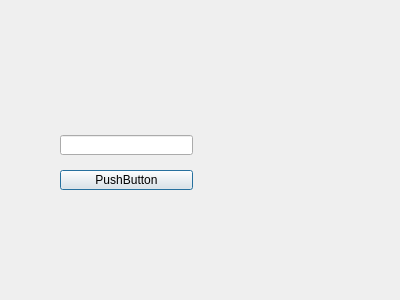
<?xml version="1.0" encoding="UTF-8"?>
<ui version="4.0">
 <class>Form1</class>
 <widget class="QDialog" name="Form1">
  <property name="geometry">
   <rect>
    <x>0</x>
    <y>0</y>
    <width>400</width>
    <height>300</height>
   </rect>
  </property>
  <property name="windowTitle">
   <string>Dialog</string>
  </property>
  <widget class="QLineEdit" name="textName">
   <property name="geometry">
    <rect>
     <x>60</x>
     <y>135</y>
     <width>133</width>
     <height>20</height>
    </rect>
   </property>
  </widget>
  <widget class="QPushButton" name="buttonSave">
   <property name="geometry">
    <rect>
     <x>60</x>
     <y>170</y>
     <width>133</width>
     <height>20</height>
    </rect>
   </property>
   <property name="text">
    <string>PushButton</string>
   </property>
  </widget>
 </widget>
 <resources/>
 <connections/>
</ui>
